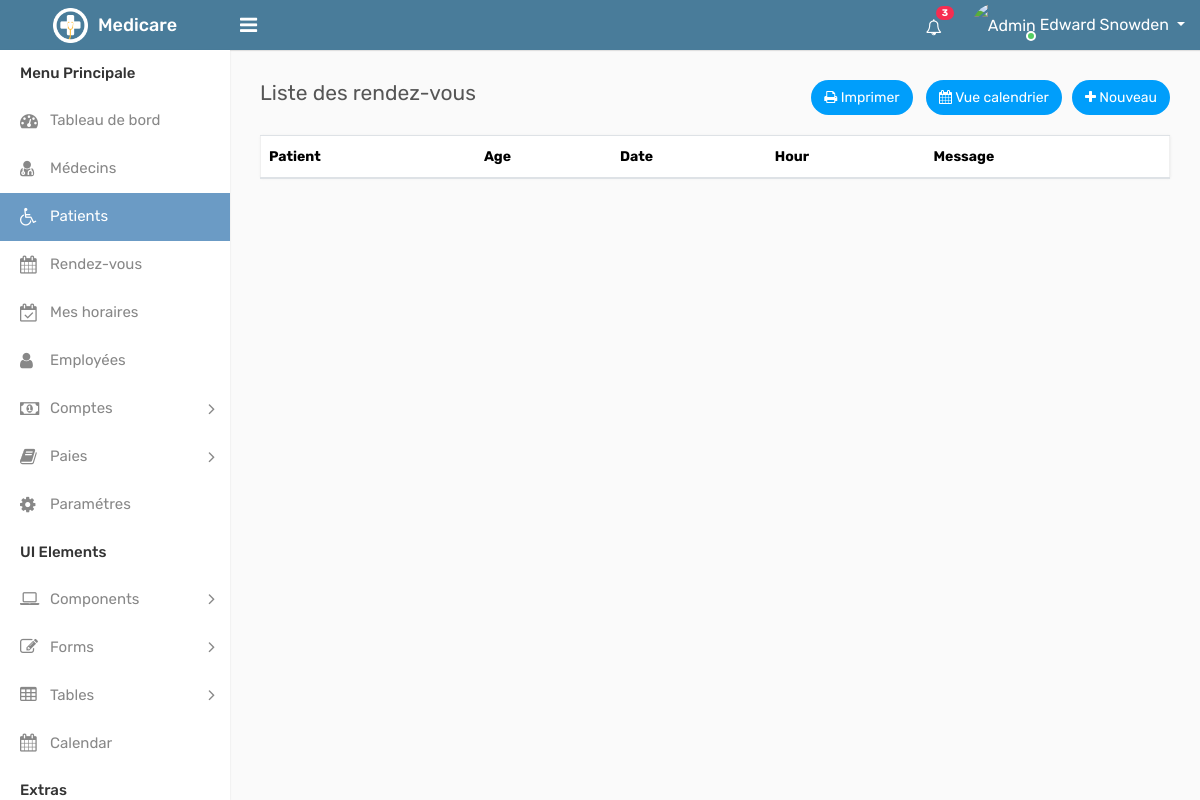
Before: /appointments.php with the older database file.
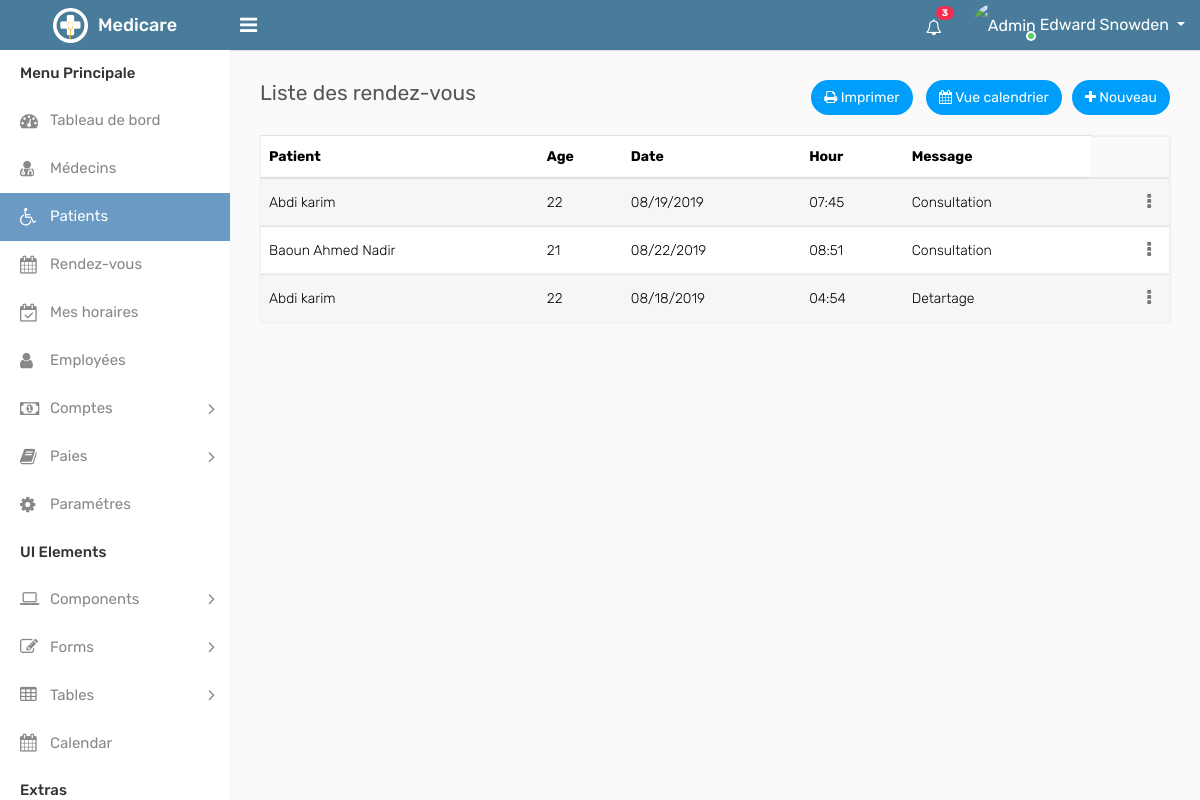
After: the same page with the newer database file.
### tables this page shows
CREATE TABLE IF NOT EXISTS `appointment` (
  `id_appointment` int(8) NOT NULL AUTO_INCREMENT,
  `id_doctor` int(8) NOT NULL,
  `id_patient` int(8) NOT NULL,
  `timestamp_appointment` bigint(20) NOT NULL,
  `message_appointment` text NOT NULL,
  PRIMARY KEY (`id_appointment`),
  KEY `id_doctor` (`id_doctor`),
  KEY `id_patient` (`id_patient`)
);

CREATE TABLE IF NOT EXISTS `patients` (
  `id_patient` int(8) NOT NULL AUTO_INCREMENT,
  `id_doctor` int(8) NOT NULL,
  `full_name_patient` varchar(128) NOT NULL,
  `birthdate_patient` date NOT NULL,
  `phone_number_patient` varchar(12) NOT NULL,
  `address_patient` varchar(256) NOT NULL,
  `gender_patient` varchar(1) NOT NULL,
  PRIMARY KEY (`id_patient`),
  KEY `id_doctor` (`id_doctor`)
);

### engine/database-functions.php (called while the page is built, shortened)
<?php
class DatabaseUtility {
    private $host ,$username,$password,$options,$databaseConnection;
    function __construct($host,$username,$password){
        $this->host = $host;
        $this->username = $username;
        $this->password = $password;
        $this->options = [
            PDO::ATTR_EMULATE_PREPARES => false,
            PDO::ATTR_ERRMODE => PDO::ERRMODE_EXCEPTION,
            PDO::ATTR_DEFAULT_FETCH_MODE => PDO::FETCH_ASSOC
        ];
    }
     private function _connect(){
        try {
           return  new PDO($this->host,$this->username,$this->password,$this->options);
        } catch (Exception $e) {
                echo $e->getMessage();
        }
    }
    public function selectData($table,$stringvalues,$condition=1,$limit=""){
        $this->databaseConnection = $this->_connect();
        $selectString ="SELECT  $stringvalues FROM $table  WHERE $condition  $limit";
        $prepared_stm = $this->databaseConnection->prepare($selectString);
        $selectedValues =  array();
        try {
            $result = $prepared_stm->execute();
            while($result_row = $prepared_stm->fetch(PDO::FETCH_ASSOC) )
                    array_push($selectedValues ,$result_row);
        }catch(Exception $e){
            return $this->returnResult(false,errors::sqlselect,$e->getMessage());
        }
        return array(
            "success"  => true,
            "result" => $selectedValues
        );
    }
}
?>

### engine/Appointment.php (called while the page is built, shortened)
<?php
require_once "database-functions.php";
class Appointment {
    public $db;
    public static function initAppointmentWithArray($array){
        $instance = new self();
        $instance->id_patient = $array["id_patient"];
        $instance->id_appointment = $array["id_appointment"];
        $instance->full_name_patient = $array["full_name_patient"];
        $instance->timestamp_appointment = $array["timestamp_appointment"];
        $instance->age_patient = floor((time() - strtotime($array["birthdate_patient"])) / 31556926);
        $instance->date_appointment = date('m/d/Y', $array["timestamp_appointment"]);
        $instance->hour_appointment = date('H:i', $array["timestamp_appointment"]);
        $instance->message_appointment = $array["message_appointment"];
        return $instance;
    }
    function getAllAppointments(){
        $id_doctor=1;
        $tmp_appointment_array =  $this->db->selectData("appointment, patients","*","appointment.id_doctor='$id_doctor' && appointment.id_patient = patients.id_patient");
        $appointment_array = array();
        forEach($tmp_appointment_array["result"]  as $tmp_array){
            array_push($appointment_array,Appointment::initAppointmentWithArray($tmp_array));
        }
        return $appointment_array;
    }
}
?>

### engine/TableHundler.php (the view, shortened to what this page needs)
<?php
require_once 'database-functions.php';
class TableHundler
{
    private $indexArray = [];
    private $valuesArray =[];
    private $header =[];
    private $options;
    public function __construct($header, $indexArray,$valuesArray, $options = array()){
        $this->header = $header;
        $this->indexArray = $indexArray;
        $this->valuesArray =$valuesArray;
        $this->options = $options;
    }
    public function displayTable(){
        $head = "<tr>";
        $body = "";
        foreach ($this->header as $index){
            $head .= "<th>$index</th>";
        }
        $head .= "</tr>";
        foreach ($this->valuesArray as $key => $value){
            $body .= "<tr>";
            $array = (array)$value;
            foreach ($this->indexArray as $i)
            $body .= "<td>$array[$i]</td>";
            if ($this->options != $array) {
                $body .= "<td class=' dontprint text-right'>
											<div class='dropdown dropdown-action'>
												<a href='#' class='action-icon dropdown-toggle' data-toggle='dropdown' aria-expanded='false'><i class='fa fa-ellipsis-v'></i></a>
												<div class='dropdown-menu dropdown-menu-right'>";
                foreach ($this->options as $option) {
                    if(isset($option["redirect"]))
                    $body .= "<a class='dropdown-item' href='" . $option['redirect'] . "?id_appointment=" . $array['id_appointment'] . "'><i class='fa fa-pencil m-r-5'></i>" . $option["name"] . "</a>";
                    else if(isset($option["data-target"]))
                        $body .= "<a class='dropdown-item' href='#' data-toggle='modal' data-target='".$option['data-target']."'><i class='fa fa-trash-o m-r-5'></i> Delete</a>";
                }
                $body .= "</div></div></td>";
            }
            $body .= "</tr>";
        }
        return "
        	<table class='table table-striped custom-table'>
			   <thead>$head</thead>
				<tbody>$body</tbody>
			</table>
        ";
    }
}

Changed rows visible on the page:
added appointment: id_patient.full_name_patient "Abdi karim", i "22", i "08/19/2019", i "07:45", message_appointment "Consultation"
added appointment: id_patient.full_name_patient "Baoun Ahmed Nadir", i "21", i "08/22/2019", i "08:51", message_appointment "Consultation"
added appointment: id_patient.full_name_patient "Abdi karim", i "22", i "08/18/2019", i "04:54", message_appointment "Detartage"
